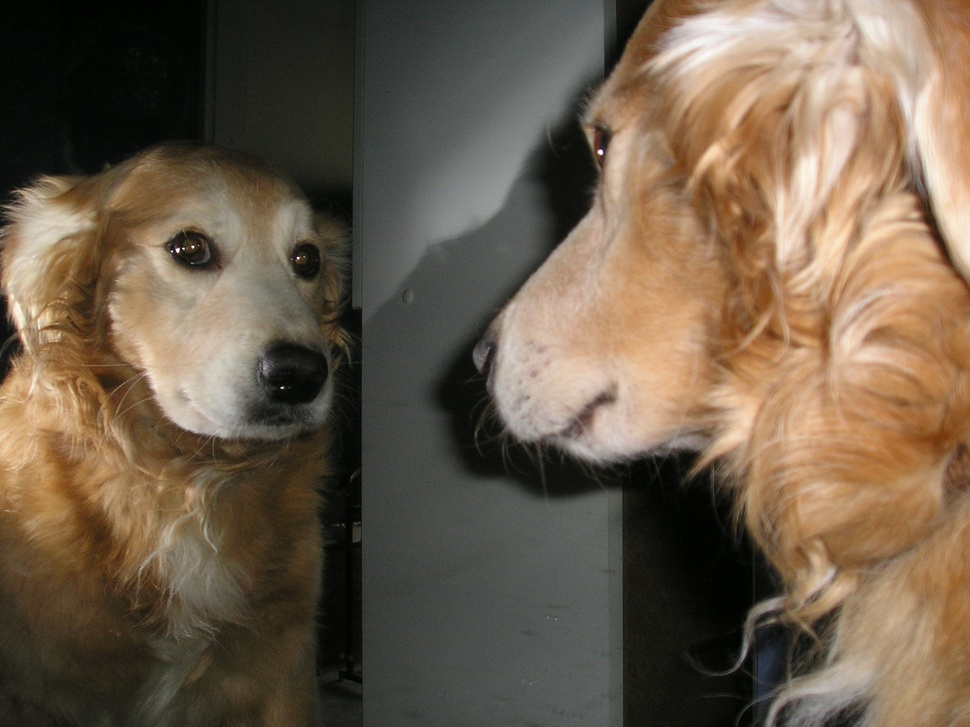
#> input picture Spring_2023/Sobel_Assignment/Sobel Pipeline Download Apr 10, 2023 234 PM/287223-1300012 - Lieb Mathieson - Apr 3, 2023 6:25 PM/NICO_looks_at_himself.jpg, 970 x 727 px, shrunk from 2048 x 1536 before the run, found by its file name
$ jupyter execute Mathieson_Lieb_Sobel.ipynb   (older library calls are emulated)
#> lines starting #> are read from the running program, lines starting #| are printed output that depends on the picture; after the words box and inside, x2 and y2 are one past the last pixel; in counts of white or black regions, pixels touching at a corner belong together
# Sobel Image Filter Pipeline
### By Lieb Mathieson
<hr>

## Instructions
### Sobel Pipeline with Noise Reduction

<ol>
<li>Grayscale conversion: The input image is first converted into a grayscale image to simplify the processing.</li>

<li>Noise reduction: Various techniques can be used to reduce noise in the image, such as Gaussian blur, median filtering, or bilateral filtering. These techniques help to smooth out the image and reduce the impact of noise on the edge detection process.</li>

<li>Horizontal and vertical Sobel filtering: The Sobel operator is applied to the noise-reduced grayscale image in both the horizontal and vertical directions. The Sobel operator is a small 3x3 matrix that is convolved with the image. The result of this convolution highlights edges in the image.</li>

<li>Magnitude calculation: The horizontal and vertical edge maps are combined to obtain a single edge map. This is done by calculating the magnitude of the gradient at each pixel. The magnitude is computed using the Pythagorean theorem, which involves taking the square root of the sum of the squares of the horizontal and vertical gradients.<br>
</li>

<li>Thresholding: Finally, a threshold is applied to the edge map to produce a binary image, where the edges are represented by white pixels and the non-edges are represented by black pixels. This threshold is usually set to a value that separates the edges from the non-edges based on the magnitude of the gradient.</li>

</ol>

[cell 1]
# Import Libraries

import numpy as np
import cv2
from cv2 import magnitude, Sobel
import matplotlib.pyplot as plt

#### 1. Grayscale Conversion

[cell 2]
# 1 grayscale conversion
img = cv2.imread('../Images/NICO_looks_at_himself.jpg') # remove '../images/' as needed
#> img is the input picture: shape (727, 970, 3); mean B, G, R 75.2, 93.5, 109.4
color = cv2.cvtColor(img, cv2.COLOR_BGR2RGB)

# Image must be converted to gray in order to detect edges with the Sobel filter.
gray = cv2.cvtColor(img, cv2.COLOR_BGR2GRAY)
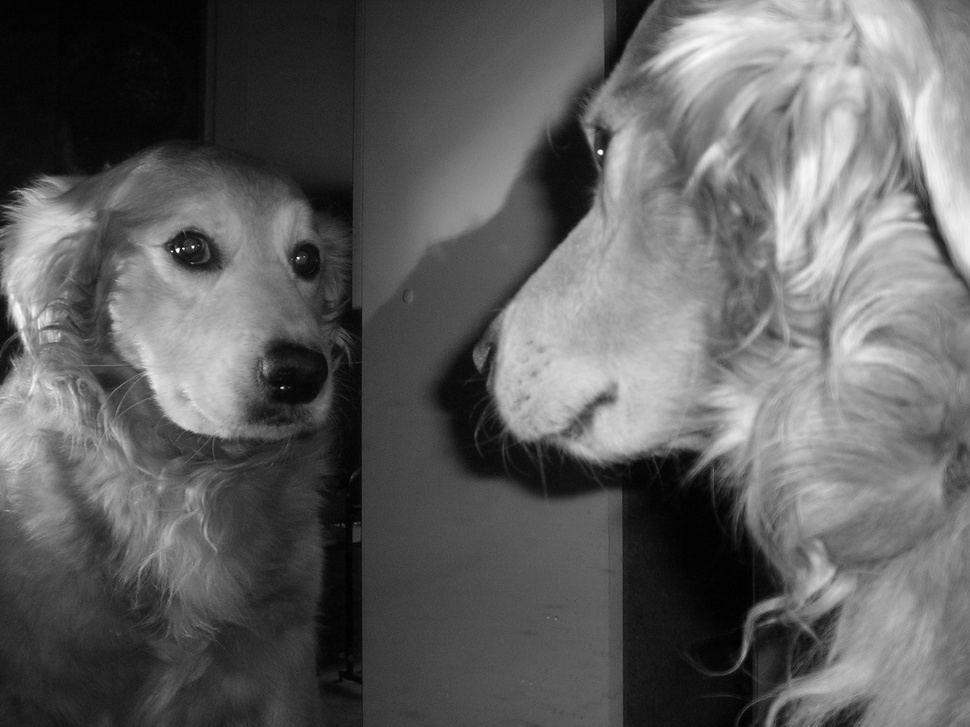
#> gray: shape (727, 970); min 0, max 254, mean 96.2

# Plot
fig = plt.figure(figsize=(15,15))

fig.add_subplot(1,2,1)
plt.imshow(color)
plt.title('Original Image')

fig.add_subplot(1,2,2)
plt.title('Gray Image')
plt.imshow(gray, cmap='gray')
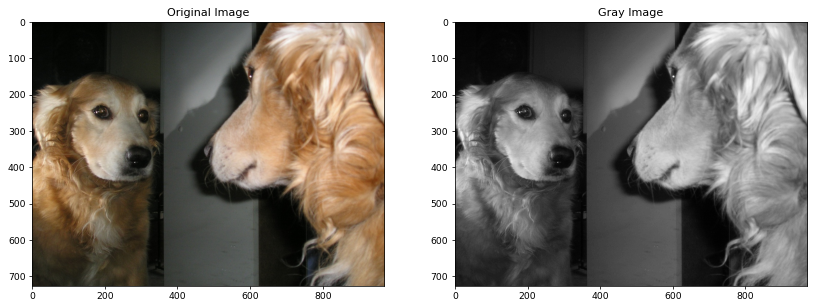
#> figure drawn by matplotlib, 2 panels

#### 2. Noise Reduction

[cell 3]
# 2 Noise reduction
gaussian_filter = np.array([[1,2,1], [2,4,2], [1,2,1]], dtype=np.float32 )/16
imgGaussian = cv2.filter2D(gray, -1, gaussian_filter)

# Another method of achieving this effect is to invoke the built-in GaussianBlur filter from cv2
blur = cv2.GaussianBlur(gray, (5,5),cv2.BORDER_DEFAULT)

fig = plt.figure(figsize=(15,15))

fig.add_subplot(1,2,1)
plt.imshow(imgGaussian, cmap='gray')
plt.title('Custom Gaussian, Kernal size 3x3')

fig.add_subplot(1,2,2)
plt.imshow(blur, cmap='gray')
plt.title('Built in CV2 GaussianBlur, Kernal size 5x5')
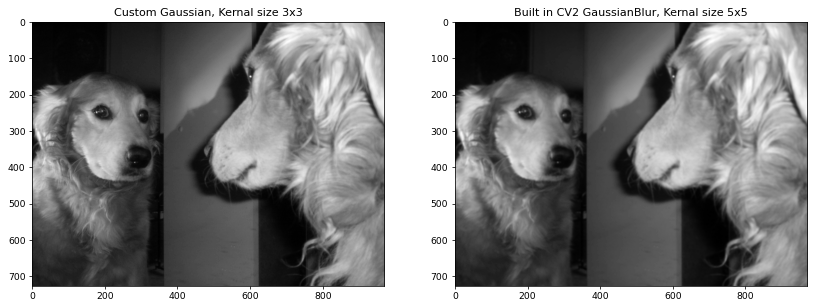
#> figure drawn by matplotlib, 2 panels

#### 3. Horizontal & Vertical Sobel Filtering

[cell 4]
# 3 Height and Width Sobel kernals filter

# Method 1 (unused):
    #kernalX = np.array([[1,0,1], [-2,0,2], [-1,0,1]], dtype=np.float32)
    #kernalY = np.array([[-1,-2,-1], [0,0,0], [1,2,1]], dtype=np.float32)
    #imgSobelX = cv2.filter2D(img, -1, kernalX)
    #imgSobelY = cv2.filter2D(img, -1, kernalY)

# Method 2:
sobelx = cv2.Sobel(blur, cv2.CV_64F, 1, 0, ksize=3)
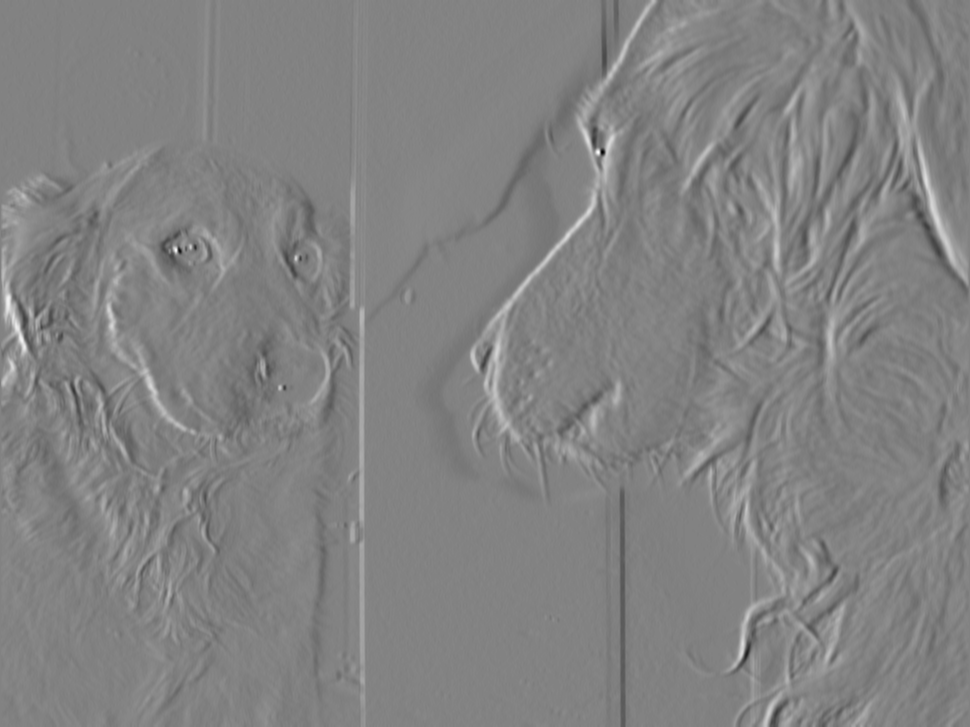
#> sobelx: shape (727, 970) float64; min -269, max 258, mean 0.6; drawn with min black and max white
sobely = cv2.Sobel(blur, cv2.CV_64F, 0, 1, ksize=3)
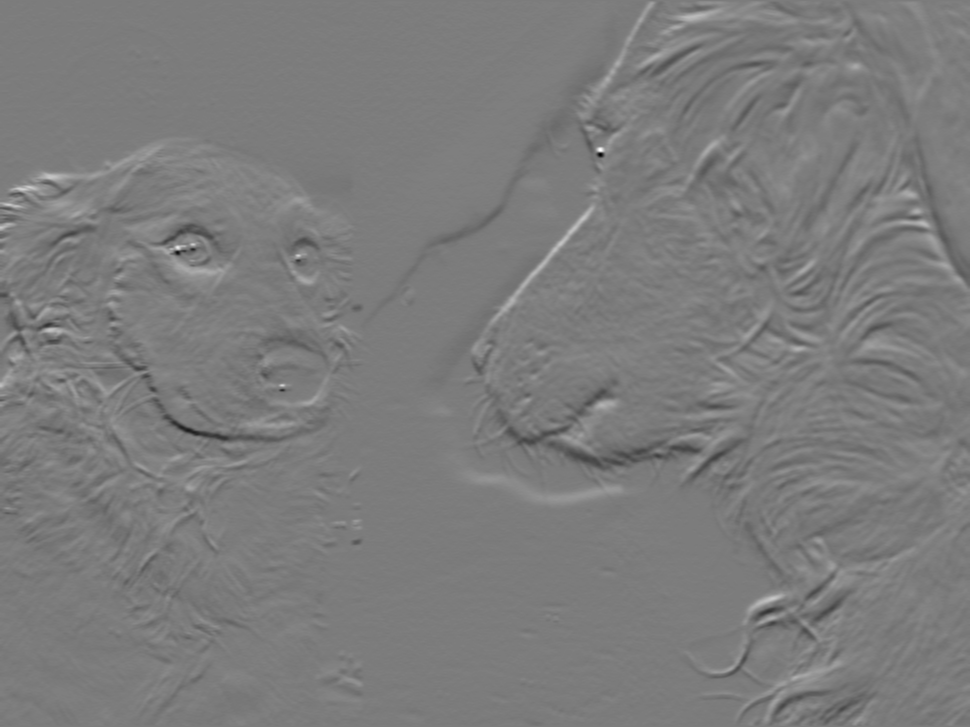
#> sobely: shape (727, 970) float64; min -281, max 295, mean -0.1; drawn with min black and max white

# Plot
fig = plt.figure(figsize=(15,15))

fig.add_subplot(1,2,1)
plt.imshow(sobelx, cmap='gray')
plt.title('Sobel on X-axis')

fig.add_subplot(1,2,2)
plt.imshow(sobely, cmap='gray')
plt.title('Sobel on Y-axis')

# Seems useful for normal maps

#### 4. Magnitude Calculation

[cell 5]
# 4 Magnitude Calc : G = SQRT(G^2x + G^2y)
mag = cv2.magnitude(sobelx, sobely)
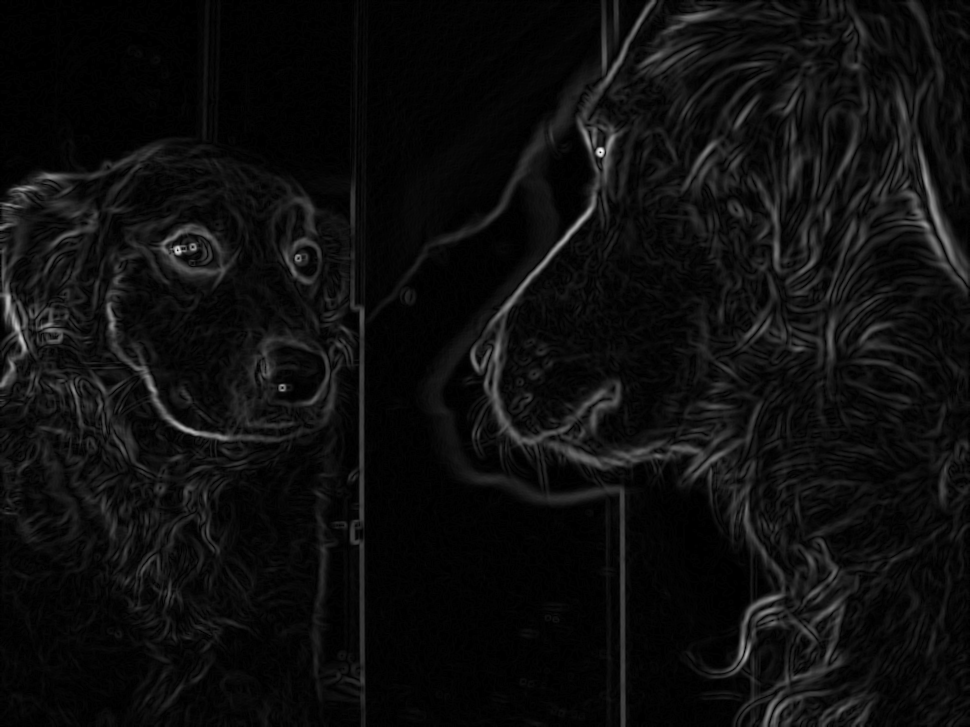
#> mag: shape (727, 970) float64; min 0, max 322.6, mean 18.2; drawn with min black and max white

# or mag = np.sqrt(sobelx**2 + sobely**2)

# Plot
fig = plt.figure(figsize=(10,10))
plt.imshow(mag, cmap='gray')
plt.title('Combined Sobel Filter applied')

#### 5. Threshholding

[cell 6]
# Determine threshold value
thresh_value = 25
# 25 looks nice enough

# Threshhold image
val, thresh = cv2.threshold(mag, thresh_value, 255, cv2.THRESH_BINARY)
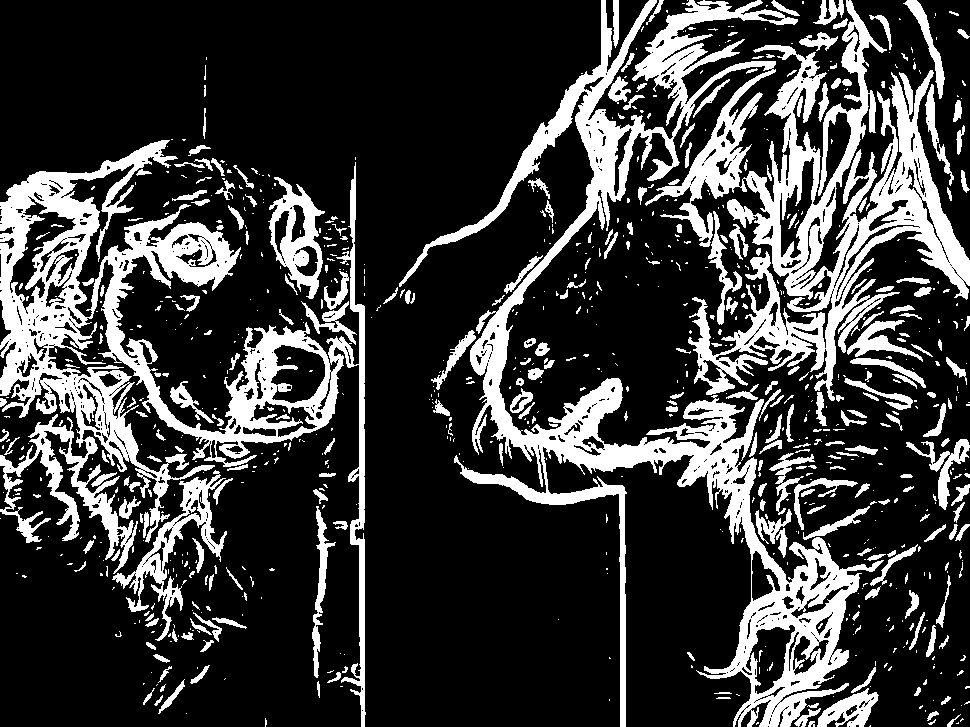
#> thresh: shape (727, 970) float64; 23.4% white; 866 white regions (590 under 20 px), largest, box (x1, y1, x2, y2) and area: (399, 0, 970, 727) 80992, (0, 140, 366, 727) 44148, (112, 470, 227, 641) 3629
#> val = 25

## Final Output

[cell 7]
fig = plt.figure(figsize=(15,15))

fig.add_subplot(1,2,1)
plt.imshow(mag, cmap='gray')
plt.title('Pre-threshhold')

fig.add_subplot(1,2,2)
plt.imshow(thresh, cmap='gray')
plt.title('Threshold')
